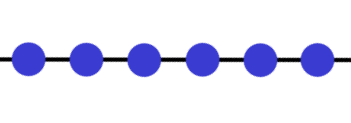
#> input picture images/1d_lattice_cut.png, 351 x 123 px
$ jupyter execute --allow-errors Figures.ipynb
#> lines starting #> are read from the running program, lines starting #| are printed output that depends on the picture
[cell 1]
import random

import matplotlib.pyplot as plt
from matplotlib import rcParams
import networkx as nx
import numpy as np
import powerlaw
import seaborn as sns
from skimage.transform import resize
from tqdm.notebook import tqdm

[cell 2]
SEED = 42

np.random.seed(SEED)
random.seed(SEED)

[cell 3]
DARK_BLUE_COLOR = "#131B6A"
BLUE_COLOR = "#393BD1"
YELLOW_COLOR = "#FCCB2F"
LIGHT_COLOR = "#FBFBFB"
GREEN_COLOR = "#038C48"
RED_COLOR = "#C70000"

GRAY_COLOR = "#CCCCCC"

[cell 4]
rcParams["font.family"] = "sans-serif"
rcParams["font.sans-serif"] = ["Roboto"]
rcParams["font.size"] = 7
rcParams["figure.dpi"] = 300
rcParams["axes.labelsize"] = 15
rcParams["axes.labelweight"] = "bold"
# rcParams["xtick.color"] = GRAY_COLOR

# Изображение 3.11, Барабаши

[cell 5]
fig = plt.figure()
ax = fig.subplots()
G = nx.grid_graph(dim=(1, 20))
nx.draw_planar(G, node_size=50, ax=ax, node_color=BLUE_COLOR)
fig.savefig("images/1d_lattice.png")

[cell 6]
fig = plt.figure()
ax = fig.subplots()
G = nx.grid_graph(dim=(7, 7))
nx.draw(G, node_size=50, ax=ax, node_color=BLUE_COLOR)
fig.savefig("images/2d_lattice.png")

[cell 7]
fig = plt.figure()
ax = fig.subplots()
G = nx.grid_graph(dim=(7, 4, 4))
nx.draw_spring(G, node_size=50, ax=ax, node_color=BLUE_COLOR)
fig.savefig("images/3d_lattice.png")

[cell 8]
fig = plt.figure()
ax = fig.subplots()
G = nx.binomial_graph(25, .3)
nx.draw_spring(G, node_size=50, ax=ax, node_color=BLUE_COLOR)
fig.savefig("images/random_graph.png")

[cell 9]
n = np.arange(0, 500)

one_d_lattice_avg_degree = n
two_d_lattice_avg_degree = np.sqrt(n)
three_d_lattice_avg_degree = np.power(n, 1/3)
random_graph_avg_degree = np.log1p(n) / 3

[cell 10]
plt.plot(n, one_d_lattice_avg_degree, c=GREEN_COLOR, alpha=1, label="Одномерная решётка")
plt.plot(n, two_d_lattice_avg_degree, c=GREEN_COLOR, alpha=0.75, label="Двумерная решётка")
plt.plot(n, three_d_lattice_avg_degree, c=GREEN_COLOR, alpha=0.5, label="Трёхмерная решётка")
plt.plot(n, random_graph_avg_degree, c=RED_COLOR, label="Случайная сеть")

plt.ylim(0, 15)

plt.text(75, 13, "Одномерная решётка\n<d> ~ $N$", horizontalalignment="center")
plt.text(230, 12, "Двумерная решётка\n<d> ~ $N^{1/2}$", horizontalalignment="center")
plt.text(400, 6, "Трёхмерная решётка\n<d> ~ $N^{1/3}$", horizontalalignment="center")
plt.text(450, 3, "Случайная сеть\n<d> ~ $ln(N)$", horizontalalignment="center")

im_1d_lattice = plt.imread("images/1d_lattice_cut.png")
#> im_1d_lattice is the input picture: shape (123, 351, 4) float32; mean R, G, B, A 0.89, 0.891, 0.963, 1
im_1d_lattice = resize(im_1d_lattice, (70, 200))
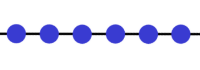
#> im_1d_lattice: shape (70, 200, 4) float32; mean R, G, B, A 0.89, 0.891, 0.963, 1
plt.figimage(im_1d_lattice, 200, 800)

im_2d_lattice = plt.imread("images/2d_lattice_cut.png")
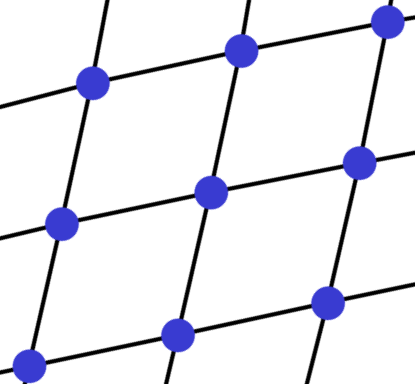
#> input picture images/2d_lattice_cut.png, 415 x 384 px
#> im_2d_lattice is the input picture: shape (384, 415, 4) float32; mean R, G, B, A 0.913, 0.913, 0.942, 1
im_2d_lattice = resize(im_2d_lattice, (100, 100))
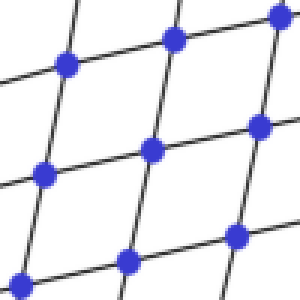
#> im_2d_lattice: shape (100, 100, 4) float32 (shown 3 times larger); mean R, G, B, A 0.913, 0.913, 0.942, 1
plt.figimage(im_2d_lattice, 510, 760)

im_3d_lattice = plt.imread("images/3d_lattice_cut.png")
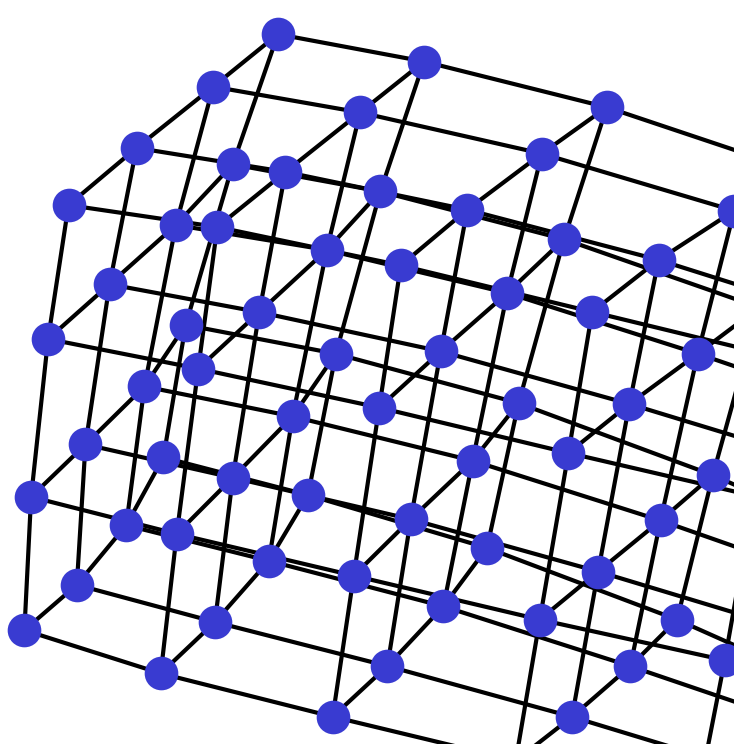
#> input picture images/3d_lattice_cut.png, 734 x 744 px
#> im_3d_lattice is the input picture: shape (744, 734, 4) float32; mean R, G, B, A 0.814, 0.815, 0.873, 1
im_3d_lattice = resize(im_3d_lattice, (150, 150))
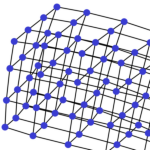
#> im_3d_lattice: shape (150, 150, 4) float32; mean R, G, B, A 0.815, 0.815, 0.874, 1
plt.figimage(im_3d_lattice, 1160, 580)

im_random_graph = plt.imread("images/random_graph.png")
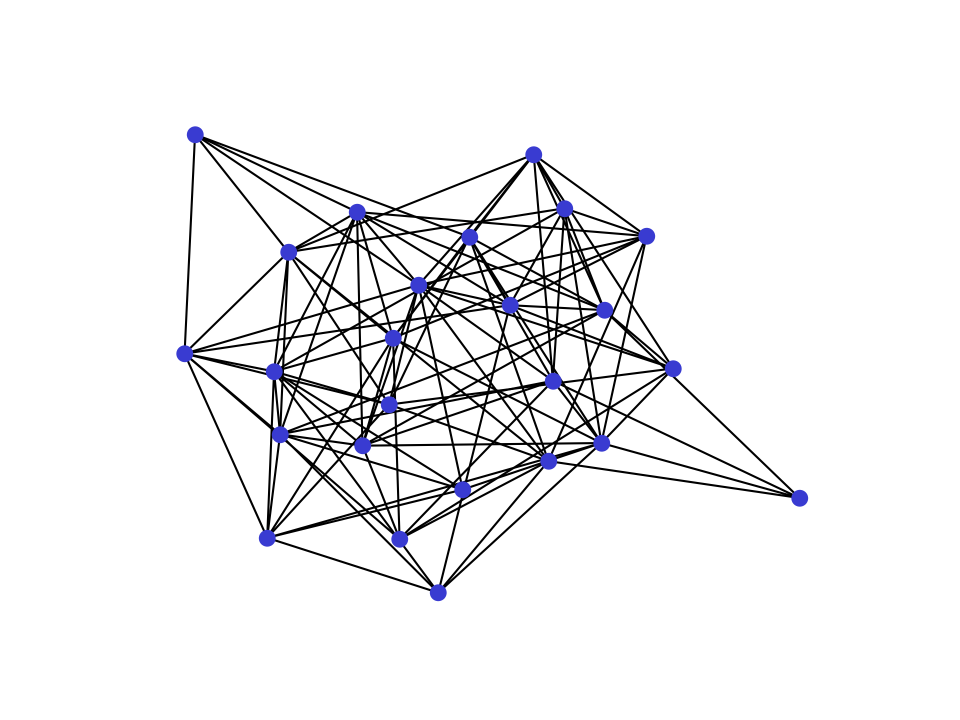
#> im_random_graph: shape (1440, 1920, 4) float32 (shown at 1/2 size); mean R, G, B, A 0.944, 0.944, 0.949, 1
im_random_graph = resize(im_random_graph, (150, 150))
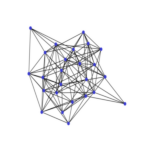
#> im_random_graph: shape (150, 150, 4) float32; mean R, G, B, A 0.944, 0.944, 0.949, 1
plt.figimage(im_random_graph, 1260, 130)


# Remove ticks and labels
plt.xticks([], [])
plt.yticks([], [])

plt.xlabel("N", fontweight="bold")
plt.ylabel("<d>", rotation=0, fontweight="bold", labelpad=15)

plt.savefig("images/3_11.png")

# Изображение 3.12, Барабаши

Source of the data: https://smg.media.mit.edu/library/milgram.smallworld.pdf

[cell 11]
x = [0, 1, 2, 3,  4, 5,  6, 7, 8, 9, 10, 11]
y = [0, 2, 3, 8, 14, 8, 16, 6, 2, 2,  3,  0]

[cell 12]
sum(y)  # Must be 64

[cell 13]
plt.plot(x, y, c=DARK_BLUE_COLOR, marker="o")
plt.xlabel("Длина цепочки")
plt.ylabel("Число цепочек")

plt.text(9, 13, "N = 64", fontsize=15)

plt.savefig("images/3_12.png")
#> figure, not shown here; curve peaks at x = 6, y = 16

[cell 14]
ARRAY_SIZE = 2 * 10**5
N_ITERATIONS = 100

[cell 15]
ALPHA_1 = 1.3
ALPHA_2 = 2.2
ALPHA_3 = 3.5
ALPHA_4 = 5.2

#> (the rest of this cell did not finish here and is left out)

[cell 16]
x = np.zeros(N_ITERATIONS)
powerlaw_no_mean_means = np.zeros(N_ITERATIONS)
powerlaw_no_var_means = np.zeros(N_ITERATIONS)
powerlaw_var_mean_means = np.zeros(N_ITERATIONS)
powerlaw_var_mean_big_alpha_means = np.zeros(N_ITERATIONS)

powerlaw_no_mean_vars = np.zeros(N_ITERATIONS)
powerlaw_no_var_vars = np.zeros(N_ITERATIONS)
powerlaw_var_mean_vars = np.zeros(N_ITERATIONS)
powerlaw_var_mean_big_alpha_vars = np.zeros(N_ITERATIONS)

DDOF = 1  # 1 makes the variance estimation unbiased

#> (the rest of this cell did not finish here and is left out)

[cell 17]
def power_law_mean(alpha: float):
    return (alpha - 1) / (alpha - 2)

def power_law_variance(alpha: float):
    return (alpha - 1) / ((alpha - 3) * (alpha - 2)**2)

[cell 18]
powerlaw_2_mean = power_law_mean(ALPHA_2)

powerlaw_3_mean = power_law_mean(ALPHA_3)
powerlaw_3_var = power_law_variance(ALPHA_3)

powerlaw_big_alpha_mean = power_law_mean(ALPHA_4)
powerlaw_big_alpha_var = power_law_variance(ALPHA_4)

[cell 19]
STEP = N_ITERATIONS // 20  # The right number controls the number of points on the plot

fig, axes = plt.subplots(ncols=2, nrows=2, figsize=(8, 8))

axes[0, 0].plot(x[1::STEP], powerlaw_no_mean_means[1::STEP], c=BLUE_COLOR, marker="o", label="Выборочное среднее")
axes[0, 0].plot(x[1::STEP], powerlaw_no_mean_vars[1::STEP], c=YELLOW_COLOR, marker="o", label="Выборочная дисперсия")
axes[0, 0].legend()
axes[0, 0].set_title(f"a = {ALPHA_1}", fontweight="bold", fontsize=12)

axes[0, 1].plot(x[1::STEP], powerlaw_no_var_means[1::STEP], c=BLUE_COLOR, marker="o")
axes[0, 1].axhline(powerlaw_2_mean, c=DARK_BLUE_COLOR, linestyle="--", label="Генеральное среднее")
axes[0, 1].plot(x[1::STEP], powerlaw_no_var_vars[1::STEP], c=YELLOW_COLOR, marker="o")
axes[0, 1].legend()
axes[0, 1].set_title(f"a = {ALPHA_2}", fontweight="bold", fontsize=12)

axes[1, 0].plot(x[1::STEP], powerlaw_var_mean_means[1::STEP], c=BLUE_COLOR, marker="o")
axes[1, 0].axhline(powerlaw_3_mean, c=DARK_BLUE_COLOR, linestyle="--", label="Генеральное среднее")
axes[1, 0].plot(x[1::STEP], powerlaw_var_mean_vars[1::STEP], c=YELLOW_COLOR, marker="o")
axes[1, 0].axhline(powerlaw_3_var, c=YELLOW_COLOR, linestyle="--", label="Генеральная дисперсия")
axes[1, 0].legend()
axes[1, 0].set_title(f"a = {ALPHA_3}", fontweight="bold", fontsize=12)

axes[1, 1].plot(x[1::STEP], powerlaw_var_mean_big_alpha_means[1::STEP], c=BLUE_COLOR, marker="o")
axes[1, 1].axhline(powerlaw_big_alpha_mean, c=DARK_BLUE_COLOR, linestyle="--", label="Генеральное среднее")
axes[1, 1].plot(x[1::STEP], powerlaw_var_mean_big_alpha_vars[1::STEP], c=YELLOW_COLOR, marker="o")
axes[1, 1].axhline(powerlaw_big_alpha_var, c=YELLOW_COLOR, linestyle="--", label="Генеральная дисперсия")
axes[1, 1].legend()
axes[1, 1].set_title(f"a = {ALPHA_4}", fontweight="bold", fontsize=12)

for i in range(2):
    for j in range(2):
        axes[i, j].set_yscale("log")
        axes[i, j].set_xlabel("Размер выборки", fontsize=8, fontweight="normal")

plt.tight_layout()
plt.savefig("images/powerlaw_parameters.png")

[cell 20]
powerlaw_3_var

[cell 21]
np.mean(powerlaw_var_mean_vars[-10:])

[cell 22]
powerlaw_3_mean

[cell 23]
powerlaw_var_mean_means[-1]

[cell 24]
SAMPLE_SIZE = 10**5
N_ITERATIONS = 1000

powerlaw_3_5_means = np.zeros(N_ITERATIONS)
powerlaw_3_5_vars = np.zeros(N_ITERATIONS)

#> (the rest of this cell did not finish here and is left out)

[cell 25]
sns.displot(powerlaw_3_5_means)
plt.xlabel("Выборочное среднее")
plt.axvline(powerlaw_3_mean, c="red", label="Генеральное среднее")
plt.title(f"Распределение средних степенного распределения с a=3.5\nN={N_ITERATIONS}, размер выборки={SAMPLE_SIZE}")
plt.legend();

[cell 26]
sns.displot(powerlaw_3_5_vars)
plt.xlabel("Выборочная дисперсия")
plt.axvline(powerlaw_3_var, c="red", label="Генеральная дисперсия")
plt.title(f"Распределение дисперсий степенного распределения с a=3.5\nN={N_ITERATIONS}, размер выборки={SAMPLE_SIZE}")
plt.legend();
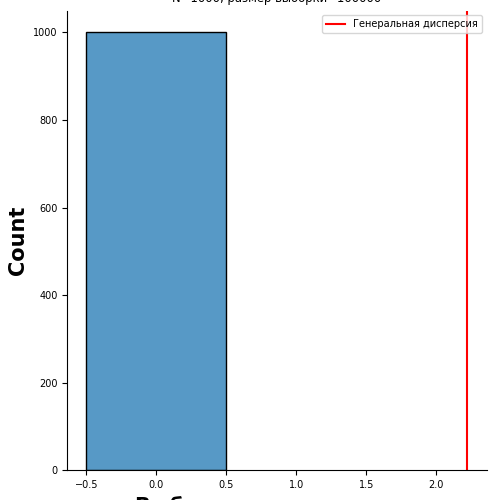
#> figure drawn by matplotlib, 1 panel

[cell 27]
sns.histplot(powerlaw_3_5_vars, log_scale=True)
plt.xlabel("Выборочная дисперсия")
plt.axvline(powerlaw_3_var, c="red", label="Генеральная дисперсия")
plt.title(f"Распределение дисперсий степенного распределения с a=3.5\nN={N_ITERATIONS}, размер выборки={SAMPLE_SIZE}")
plt.yscale("log")
plt.legend();
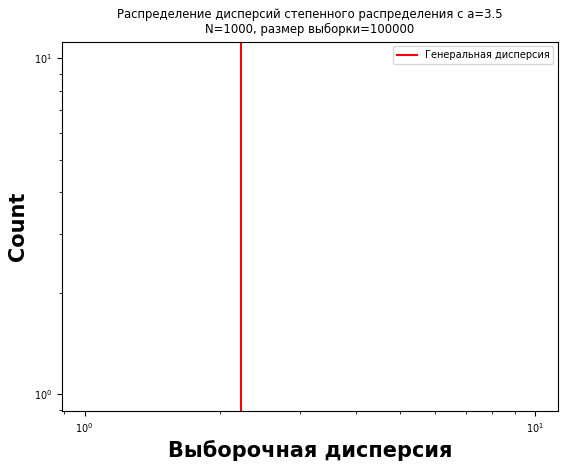
#> figure drawn by matplotlib, 1 panel

#> (a cell that did not finish here is left out)

[cell 29]
x = []
calculated_vars = []
sample_vars = []


#> (the rest of this cell did not finish here and is left out)

[cell 30]
plt.plot(x, sample_vars, label="Выборочная дисперсия", c=BLUE_COLOR)
plt.axhline(powerlaw_3_var, label="Генеральная дисперсия", linestyle="--", c=YELLOW_COLOR)
plt.plot(x, calculated_vars, label="Рассчитанная дисперсия", c=RED_COLOR)
plt.xlabel("Размер выборки")
plt.title(f"a={ALPHA_3}")
plt.legend();
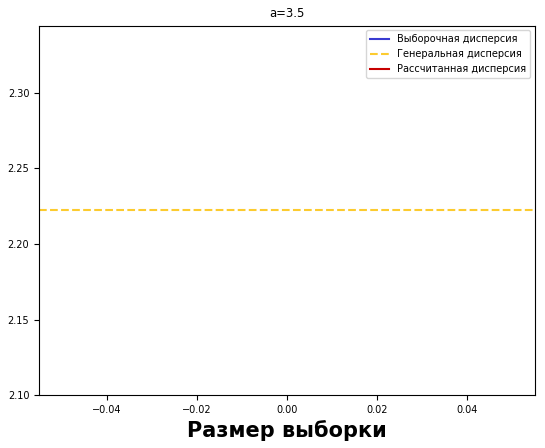
#> figure drawn by matplotlib, 1 panel
